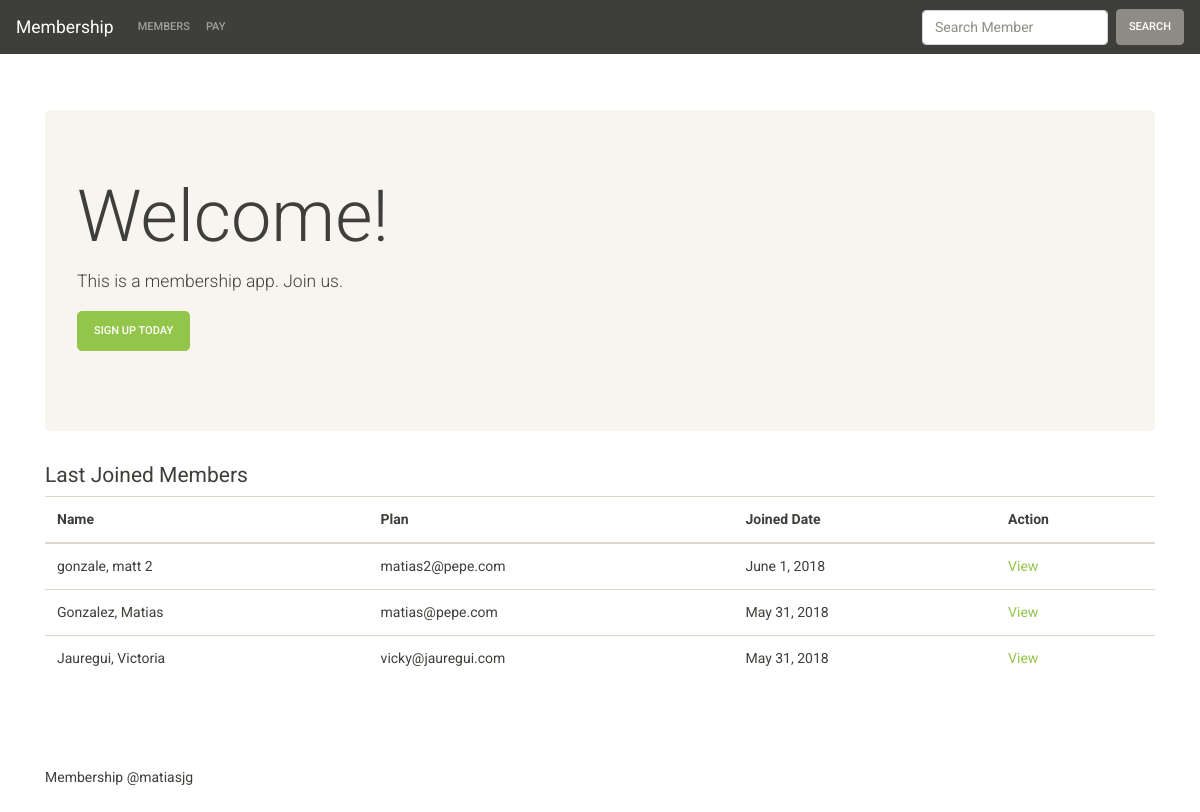
Screenshot of /web/ with the database file from the repository.
### core/models.py (models this page shows, shortened)
class Member(models.Model):
    first_name = models.CharField(max_length=200)
    last_name = models.CharField(max_length=200)
    email = models.CharField(max_length=200)
    joined_on = models.DateField(auto_now=True)
    plan = models.ForeignKey(Plan, models.SET_NULL, blank=True, null=True,)

### web/views.py (the view)
# urls.py: path('', views.IndexView.as_view(), name='index'),
class IndexView(generic.ListView):
    template_name = 'index.html'
    context_object_name = 'member_list'
    def get_queryset(self):
        return Member.objects.order_by('-joined_on')[:5]

### web/forms.py
class SearchForm(forms.Form):
    search = forms.CharField(max_length=200)
    search.widget.attrs.update({'class': 'form-control mr-sm-2', 'placeholder': 'Search Member'})

### web/context_processors.py (called while the page is built)
def search_form(request):
    return {'search_form' : SearchForm()}

### web/templates/index.html
{% extends 'layout.html' %}
{% block content %}
    <div class="jumbotron">
        <h1 class="display-3">Welcome!</h1>
        <p class="lead">This is a membership app. Join us.</p>
        <p><a class="btn btn-lg btn-success" href="{% url 'web:signup' %}" role="button">Sign up today</a></p>
    </div>
    <div class="row marketing">
        <div class="col-lg-12">
          <h4>Last Joined Members</h4>
          {% include '_members_list.html' %}
        </div>
      </div>
{% endblock %}

### web/templates/_members_list.html (shortened to what this page needs)
{% if member_list %}
    <table class="table table-hover">
      <thead>
        <tr>
          <th scope="col">Name</th>
          <th scope="col">Plan</th>
          <th scope="col">Joined Date</th>
          <th scope="col">Action</th>
        </tr>
      </thead>
      <tbody>
        {% for member in member_list %}
        <tr>
          <td>{{ member.last_name }}, {{ member.first_name }}</a></td>
          <td>{{ member.email }}</td>
          <td>{{ member.joined_on }}</td>
          <td><a href="{% url 'web:member' member.id %}">View</a></td>
        </tr>
        {% endfor %}
      </tbody>
    </table>
{% else %}
    <div class="alert alert-dismissible alert-secondary">
        No members are available.
    </div>
{% endif %}

### rows the page displays
Member: last_name "gonzale", first_name "matt 2", email "matias2@pepe.com", joined_on "June 1, 2018"
Member: last_name "Gonzalez", first_name "Matias", email "matias@pepe.com", joined_on "May 31, 2018"
Member: last_name "Jauregui", first_name "Victoria", email "vicky@jauregui.com", joined_on "May 31, 2018"
